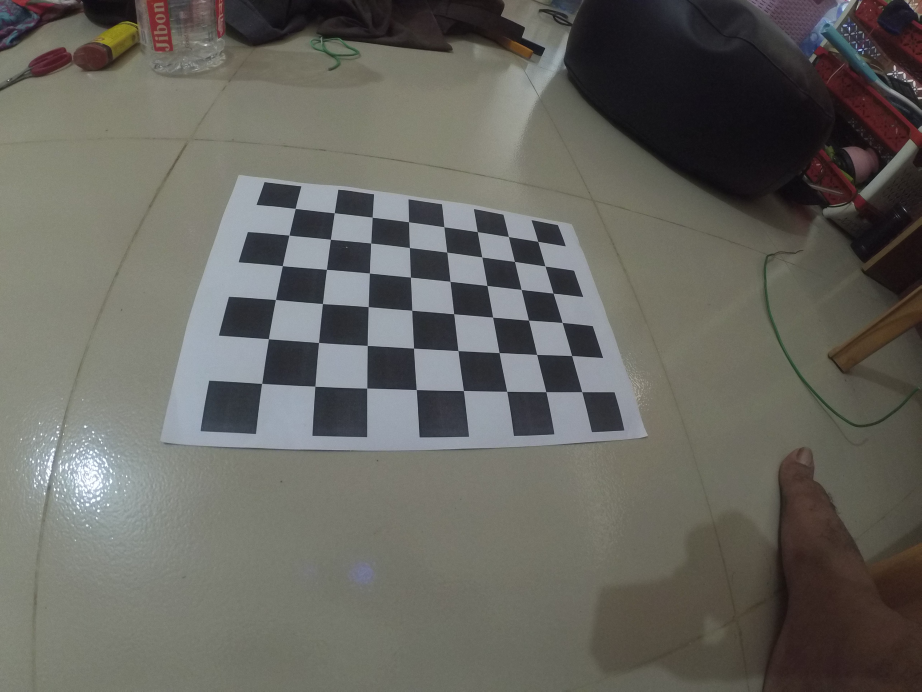
#> input picture photos/camera calibration/YDXJ0008.JPG, 4608 x 3456 px (shown at 1/5 size); its folder holds only this picture in this run
$ python camera_calibration.py
#> lines starting #> are read from the running program, lines starting #| are printed output that depends on the picture; long printed decimals are rounded
import cv2
import numpy as np
import glob

def camera_calibration(chessboard_size, frame_size, chessboard_images_path):
    # Criteria for corner detection
#> called with chessboard_size = (8, 6), frame_size = (4608, 3456), chessboard_images_path = 'photos/camera calibration'
    criteria = (cv2.TermCriteria_EPS + cv2.TermCriteria_MAX_ITER, 30, 0.001)

    # Prepare object points like (0,0,0), (1,0,0), (2,0,0), ..., (chessboard_size[0]-1, chessboard_size[1]-1, 0)
    objp = np.zeros((chessboard_size[0]*chessboard_size[1], 3), np.float32)
    objp[:, :2] = np.mgrid[0:chessboard_size[0], 0:chessboard_size[1]].T.reshape(-1, 2)

    # Arrays to store object points and image points from all the images
    objpoints = []  # 3d points in real world space
    imgpoints = []  # 2d points in image plane

    # Read all images from the provided path
    images = glob.glob(chessboard_images_path + '/*.jpg')
    print(f"Found {len(images)} images.")

    for image_file in images:
        img = cv2.imread(image_file)
#> img is the input picture: shape (3456, 4608, 3); mean B, G, R 95.2, 101.2, 102.2
        gray = cv2.cvtColor(img, cv2.COLOR_BGR2GRAY)

        # Find the chessboard corners
        ret, corners = cv2.findChessboardCorners(gray, chessboard_size, None)
#> ret = True; corners = 48 rows, first 8: [1477.3, 1043.3], [1673, 1065.9], [1862.8, 1088.6], [2044.4, 1110.7], [2220.6, 1134.5], [2388.6, 1160.8], [2543.7, 1184.7], [2690.6, 1208.6]

        # If found, add object points, image points (after refining them)
        if ret == True:
            objpoints.append(objp)
            corners2 = cv2.cornerSubPix(gray, corners, (11, 11), (-1, -1), criteria)
#> corners2 = 48 rows, first 8: [1477.7, 1043.8], [1673.1, 1066.2], [1862.8, 1087.8], [2044.5, 1110.7], [2221.5, 1135.7], [2388.1, 1160], [2543.7, 1184.7], [2690.5, 1208.5]
            imgpoints.append(corners2)

            # Draw and display the corners
            cv2.drawChessboardCorners(img, chessboard_size, corners2, ret)
            cv2.imshow('Chessboard', img)
            cv2.waitKey(500)
        else:
            print(f"Failed to detect chessboard corners in {image_file}")

    cv2.destroyAllWindows()

    # Perform camera calibration
    if len(objpoints) > 0 and len(imgpoints) > 0:
        ret, camera_matrix, dist_coeffs, rvecs, tvecs = cv2.calibrateCamera(objpoints, imgpoints, frame_size, None, None)
#> ret = 1.84; camera_matrix = [[1932, 0, 2162.3], [0, 1750.5, 1484.1], [0, 0, 1]]; dist_coeffs = [[-0.398, 1.58, 0.0113, 0.00665, -3.13]]; rvecs = ([-0.545, -0.307, 0.0171],); tvecs = ([-3.51, -2.51, 9.34],)
        print("Camera Matrix:\n", camera_matrix)
#| Camera Matrix:
#|  [[1.93201535e+03 0.00000000e+00 2.16233160e+03]
#|  [0.00000000e+00 1.75050900e+03 1.48413788e+03]
#|  [0.00000000e+00 0.00000000e+00 1.00000000e+00]]
        print("Distortion Coefficients:\n", dist_coeffs)
#| Distortion Coefficients:
#|  [[-0.3984  1.585  0.01127   0.006646  -3.133]]
        return camera_matrix, dist_coeffs
    else:
        print("Calibration failed: no chessboard corners were detected in any image.")
        return None, None

def undistort_image(image_path, camera_matrix, dist_coeffs):
    img = cv2.imread(image_path)
    h, w = img.shape[:2]

    # Refine the camera matrix
    new_camera_matrix, roi = cv2.getOptimalNewCameraMatrix(camera_matrix, dist_coeffs, (w, h), 1, (w, h))

    # Undistort the image
    undistorted_img = cv2.undistort(img, camera_matrix, dist_coeffs, None, new_camera_matrix)

    # Crop the image based on the region of interest (roi)
    x, y, w, h = roi
    undistorted_img = undistorted_img[y:y + h, x:x + w]

    return undistorted_img

if __name__ == "__main__":
    # Chessboard configuration
    chessboard_size = (8, 6)  # Chessboard pattern size (corners per row and column)
    frame_size = (4608, 3456)   # Image size (width, height)

    # Path where chessboard images are stored
    chessboard_images_path = 'photos/camera calibration'

    # Step 1: Calibrate the camera
    camera_matrix, dist_coeffs = camera_calibration(chessboard_size, frame_size, chessboard_images_path)
#> dist_coeffs = [[-0.398, 1.58, 0.0113, 0.00665, -3.13]]

    if camera_matrix is not None and dist_coeffs is not None:
        # Step 2: Load an image to undistort
        distorted_image_path = 'photos/YDXJ0016.JPG'
        undistorted_image = undistort_image(distorted_image_path, camera_matrix, dist_coeffs)
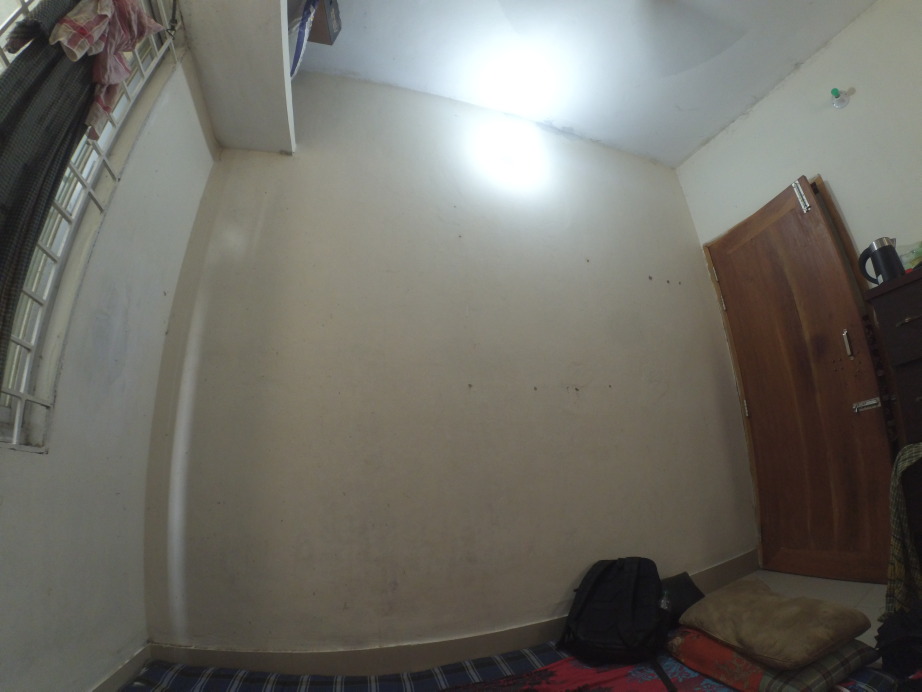
#> input picture photos/YDXJ0016.JPG, 4608 x 3456 px, found by its file name (shown at 1/5 size)
#> in undistort_image, img is the input picture: shape (3456, 4608, 3); mean B, G, R 101, 108.1, 110.3
#> in undistort_image, `new_camera_matrix, roi = cv2.getOptimalNewCameraMatrix(camera_matrix, ..`: new_camera_matrix has the same summary as camera_matrix in camera_calibration; roi = (0, 0, 4607, 3455)
#> in undistort_image, `undistorted_img = cv2.undistort(img, camera_matrix, dist_coeffs, None,..`:
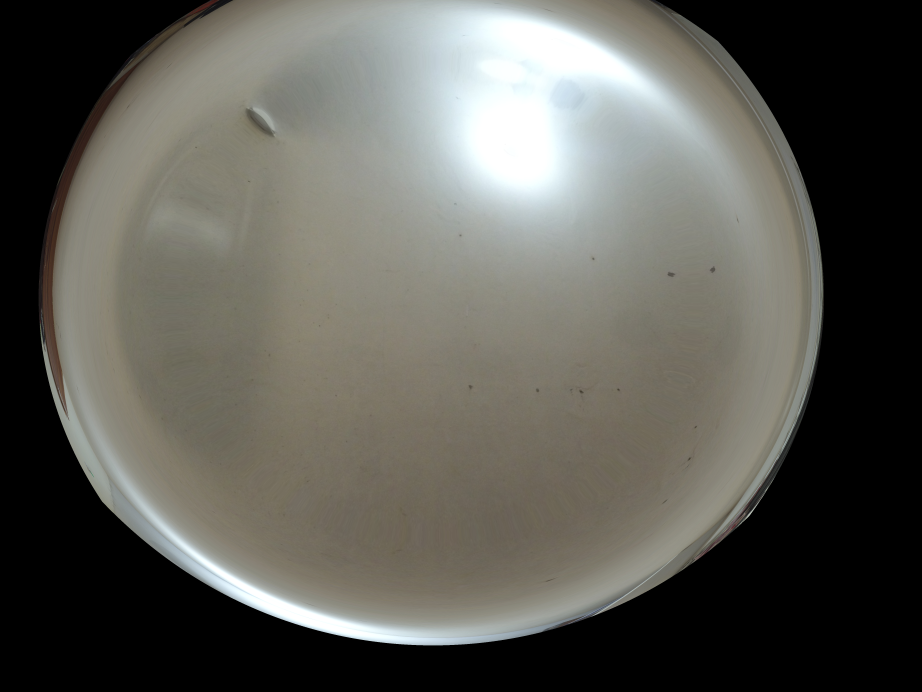
#> undistorted_img: shape (3456, 4608, 3) (shown at 1/5 size); mean B, G, R 85.7, 92.2, 93
#> in undistort_image, `x, y, w, h = roi`: x = 0; w = 4607; h = 3455

        # Display the original and undistorted images
        cv2.imshow("Distorted Image", cv2.imread(distorted_image_path))
        cv2.imshow("Undistorted Image", undistorted_image)
        cv2.waitKey(0)
        cv2.destroyAllWindows()
    else:
        print("Camera calibration failed.")
